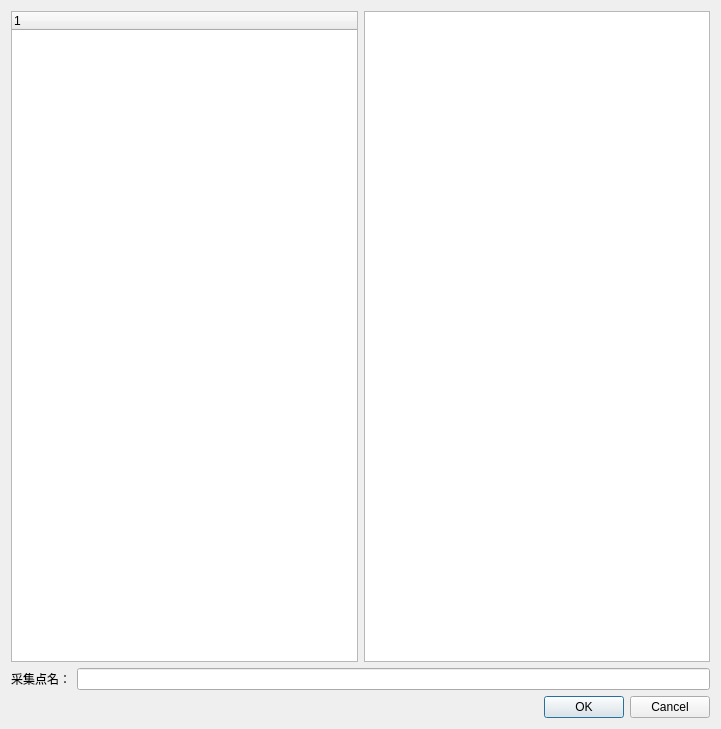
<?xml version="1.0" encoding="UTF-8"?>
<ui version="4.0">
 <class>UI_LinkNameDialog</class>
 <widget class="QDialog" name="UI_LinkNameDialog">
  <property name="geometry">
   <rect>
    <x>0</x>
    <y>0</y>
    <width>721</width>
    <height>729</height>
   </rect>
  </property>
  <property name="windowTitle">
   <string>Dialog</string>
  </property>
  <layout class="QGridLayout" name="gridLayout">
   <item row="0" column="0">
    <widget class="QTreeWidget" name="treeWidget">
     <column>
      <property name="text">
       <string notr="true">1</string>
      </property>
     </column>
    </widget>
   </item>
   <item row="0" column="1">
    <widget class="QListView" name="listView"/>
   </item>
   <item row="1" column="0" colspan="2">
    <layout class="QHBoxLayout" name="horizontalLayout">
     <item>
      <widget class="QLabel" name="label">
       <property name="sizePolicy">
        <sizepolicy hsizetype="Fixed" vsizetype="Preferred">
         <horstretch>0</horstretch>
         <verstretch>0</verstretch>
        </sizepolicy>
       </property>
       <property name="text">
        <string>采集点名：</string>
       </property>
      </widget>
     </item>
     <item>
      <widget class="QLineEdit" name="lineEdit"/>
     </item>
    </layout>
   </item>
   <item row="2" column="0" colspan="2">
    <widget class="QDialogButtonBox" name="buttonBox">
     <property name="orientation">
      <enum>Qt::Horizontal</enum>
     </property>
     <property name="standardButtons">
      <set>QDialogButtonBox::Cancel|QDialogButtonBox::Ok</set>
     </property>
    </widget>
   </item>
  </layout>
 </widget>
 <resources/>
 <connections>
  <connection>
   <sender>buttonBox</sender>
   <signal>accepted()</signal>
   <receiver>UI_LinkNameDialog</receiver>
   <slot>accept()</slot>
   <hints>
    <hint type="sourcelabel">
     <x>248</x>
     <y>254</y>
    </hint>
    <hint type="destinationlabel">
     <x>157</x>
     <y>274</y>
    </hint>
   </hints>
  </connection>
  <connection>
   <sender>buttonBox</sender>
   <signal>rejected()</signal>
   <receiver>UI_LinkNameDialog</receiver>
   <slot>reject()</slot>
   <hints>
    <hint type="sourcelabel">
     <x>316</x>
     <y>260</y>
    </hint>
    <hint type="destinationlabel">
     <x>286</x>
     <y>274</y>
    </hint>
   </hints>
  </connection>
 </connections>
</ui>
